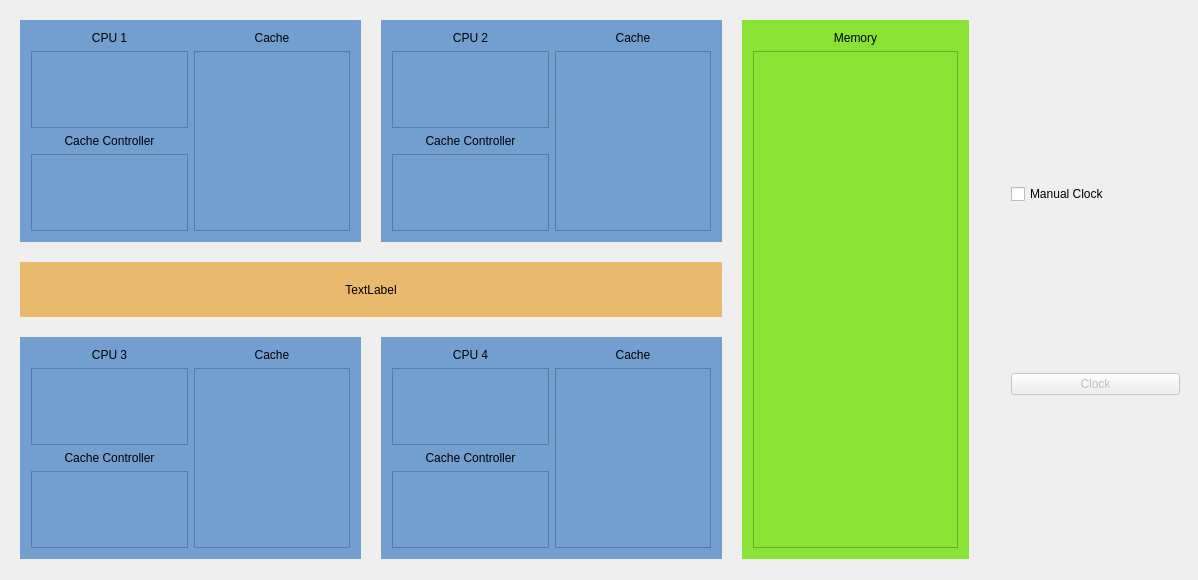
<?xml version="1.0" encoding="UTF-8"?>
<ui version="4.0">
 <class>MainWindow</class>
 <widget class="QMainWindow" name="MainWindow">
  <property name="geometry">
   <rect>
    <x>0</x>
    <y>0</y>
    <width>1198</width>
    <height>580</height>
   </rect>
  </property>
  <property name="windowTitle">
   <string>MainWindow</string>
  </property>
  <widget class="QWidget" name="centralWidget">
   <widget class="QWidget" name="gridLayoutWidget">
    <property name="geometry">
     <rect>
      <x>9</x>
      <y>9</y>
      <width>971</width>
      <height>561</height>
     </rect>
    </property>
    <layout class="QGridLayout" name="gridLayout" rowstretch="4,1,4" columnstretch="3,3,2">
     <property name="spacing">
      <number>20</number>
     </property>
     <item row="0" column="0">
      <widget class="QWidget" name="gridWidget_2" native="true">
       <property name="styleSheet">
        <string notr="true">background-color: rgb(114, 159, 207);</string>
       </property>
       <layout class="QGridLayout" name="gridLayout_2">
        <item row="0" column="0">
         <layout class="QVBoxLayout" name="verticalLayout_2">
          <item>
           <widget class="QLabel" name="label_2">
            <property name="sizePolicy">
             <sizepolicy hsizetype="Preferred" vsizetype="Fixed">
              <horstretch>0</horstretch>
              <verstretch>0</verstretch>
             </sizepolicy>
            </property>
            <property name="text">
             <string>CPU 1</string>
            </property>
            <property name="alignment">
             <set>Qt::AlignCenter</set>
            </property>
           </widget>
          </item>
          <item>
           <widget class="QListWidget" name="lv_cpu1">
            <property name="sizePolicy">
             <sizepolicy hsizetype="Ignored" vsizetype="Ignored">
              <horstretch>0</horstretch>
              <verstretch>0</verstretch>
             </sizepolicy>
            </property>
           </widget>
          </item>
         </layout>
        </item>
        <item row="1" column="0">
         <layout class="QVBoxLayout" name="verticalLayout_4">
          <item>
           <widget class="QLabel" name="label_3">
            <property name="sizePolicy">
             <sizepolicy hsizetype="Preferred" vsizetype="Fixed">
              <horstretch>0</horstretch>
              <verstretch>0</verstretch>
             </sizepolicy>
            </property>
            <property name="text">
             <string>Cache Controller</string>
            </property>
            <property name="alignment">
             <set>Qt::AlignCenter</set>
            </property>
           </widget>
          </item>
          <item>
           <widget class="QListWidget" name="lv_cc1">
            <property name="sizePolicy">
             <sizepolicy hsizetype="Ignored" vsizetype="Ignored">
              <horstretch>0</horstretch>
              <verstretch>0</verstretch>
             </sizepolicy>
            </property>
           </widget>
          </item>
         </layout>
        </item>
        <item row="0" column="1" rowspan="2">
         <layout class="QVBoxLayout" name="verticalLayout_3">
          <item>
           <widget class="QLabel" name="label">
            <property name="sizePolicy">
             <sizepolicy hsizetype="Preferred" vsizetype="Fixed">
              <horstretch>0</horstretch>
              <verstretch>0</verstretch>
             </sizepolicy>
            </property>
            <property name="text">
             <string>Cache</string>
            </property>
            <property name="alignment">
             <set>Qt::AlignCenter</set>
            </property>
           </widget>
          </item>
          <item>
           <widget class="QListWidget" name="lv_cache1">
            <property name="sizePolicy">
             <sizepolicy hsizetype="Ignored" vsizetype="Ignored">
              <horstretch>0</horstretch>
              <verstretch>0</verstretch>
             </sizepolicy>
            </property>
            <property name="font">
             <font>
              <family>Monospace</family>
              <pointsize>10</pointsize>
             </font>
            </property>
            <property name="selectionMode">
             <enum>QAbstractItemView::NoSelection</enum>
            </property>
           </widget>
          </item>
         </layout>
        </item>
       </layout>
      </widget>
     </item>
     <item row="1" column="0" colspan="2">
      <widget class="QWidget" name="horizontalWidget" native="true">
       <property name="styleSheet">
        <string notr="true">background-color: rgb(233, 185, 110);</string>
       </property>
       <layout class="QHBoxLayout" name="horizontalLayout">
        <item>
         <widget class="QLabel" name="lb_bus">
          <property name="text">
           <string>TextLabel</string>
          </property>
          <property name="alignment">
           <set>Qt::AlignCenter</set>
          </property>
         </widget>
        </item>
       </layout>
      </widget>
     </item>
     <item row="2" column="1">
      <widget class="QWidget" name="gridWidget_5" native="true">
       <property name="styleSheet">
        <string notr="true">background-color: rgb(114, 159, 207);</string>
       </property>
       <layout class="QGridLayout" name="gridLayout_8">
        <item row="0" column="0">
         <layout class="QVBoxLayout" name="verticalLayout_14">
          <item>
           <widget class="QLabel" name="label_10">
            <property name="sizePolicy">
             <sizepolicy hsizetype="Preferred" vsizetype="Fixed">
              <horstretch>0</horstretch>
              <verstretch>0</verstretch>
             </sizepolicy>
            </property>
            <property name="text">
             <string>CPU 4</string>
            </property>
            <property name="alignment">
             <set>Qt::AlignCenter</set>
            </property>
           </widget>
          </item>
          <item>
           <widget class="QListWidget" name="lv_cpu4">
            <property name="sizePolicy">
             <sizepolicy hsizetype="Ignored" vsizetype="Ignored">
              <horstretch>0</horstretch>
              <verstretch>0</verstretch>
             </sizepolicy>
            </property>
           </widget>
          </item>
         </layout>
        </item>
        <item row="1" column="0">
         <layout class="QVBoxLayout" name="verticalLayout_15">
          <item>
           <widget class="QLabel" name="label_11">
            <property name="sizePolicy">
             <sizepolicy hsizetype="Preferred" vsizetype="Fixed">
              <horstretch>0</horstretch>
              <verstretch>0</verstretch>
             </sizepolicy>
            </property>
            <property name="text">
             <string>Cache Controller</string>
            </property>
            <property name="alignment">
             <set>Qt::AlignCenter</set>
            </property>
           </widget>
          </item>
          <item>
           <widget class="QListWidget" name="lv_cc4">
            <property name="sizePolicy">
             <sizepolicy hsizetype="Ignored" vsizetype="Ignored">
              <horstretch>0</horstretch>
              <verstretch>0</verstretch>
             </sizepolicy>
            </property>
           </widget>
          </item>
         </layout>
        </item>
        <item row="0" column="1" rowspan="2">
         <layout class="QVBoxLayout" name="verticalLayout_16">
          <item>
           <widget class="QLabel" name="label_12">
            <property name="sizePolicy">
             <sizepolicy hsizetype="Preferred" vsizetype="Fixed">
              <horstretch>0</horstretch>
              <verstretch>0</verstretch>
             </sizepolicy>
            </property>
            <property name="text">
             <string>Cache</string>
            </property>
            <property name="alignment">
             <set>Qt::AlignCenter</set>
            </property>
           </widget>
          </item>
          <item>
           <widget class="QListWidget" name="lv_cache4">
            <property name="sizePolicy">
             <sizepolicy hsizetype="Ignored" vsizetype="Ignored">
              <horstretch>0</horstretch>
              <verstretch>0</verstretch>
             </sizepolicy>
            </property>
            <property name="font">
             <font>
              <family>Monospace</family>
              <pointsize>10</pointsize>
             </font>
            </property>
            <property name="selectionMode">
             <enum>QAbstractItemView::NoSelection</enum>
            </property>
           </widget>
          </item>
         </layout>
        </item>
       </layout>
      </widget>
     </item>
     <item row="0" column="1">
      <widget class="QWidget" name="gridWidget_3" native="true">
       <property name="styleSheet">
        <string notr="true">background-color: rgb(114, 159, 207);</string>
       </property>
       <layout class="QGridLayout" name="gridLayout_6">
        <item row="0" column="0">
         <layout class="QVBoxLayout" name="verticalLayout_8">
          <item>
           <widget class="QLabel" name="label_4">
            <property name="sizePolicy">
             <sizepolicy hsizetype="Preferred" vsizetype="Fixed">
              <horstretch>0</horstretch>
              <verstretch>0</verstretch>
             </sizepolicy>
            </property>
            <property name="text">
             <string>CPU 2</string>
            </property>
            <property name="alignment">
             <set>Qt::AlignCenter</set>
            </property>
           </widget>
          </item>
          <item>
           <widget class="QListWidget" name="lv_cpu2">
            <property name="sizePolicy">
             <sizepolicy hsizetype="Ignored" vsizetype="Ignored">
              <horstretch>0</horstretch>
              <verstretch>0</verstretch>
             </sizepolicy>
            </property>
           </widget>
          </item>
         </layout>
        </item>
        <item row="1" column="0">
         <layout class="QVBoxLayout" name="verticalLayout_9">
          <item>
           <widget class="QLabel" name="label_5">
            <property name="sizePolicy">
             <sizepolicy hsizetype="Preferred" vsizetype="Fixed">
              <horstretch>0</horstretch>
              <verstretch>0</verstretch>
             </sizepolicy>
            </property>
            <property name="text">
             <string>Cache Controller</string>
            </property>
            <property name="alignment">
             <set>Qt::AlignCenter</set>
            </property>
           </widget>
          </item>
          <item>
           <widget class="QListWidget" name="lv_cc2">
            <property name="sizePolicy">
             <sizepolicy hsizetype="Ignored" vsizetype="Ignored">
              <horstretch>0</horstretch>
              <verstretch>0</verstretch>
             </sizepolicy>
            </property>
           </widget>
          </item>
         </layout>
        </item>
        <item row="0" column="1" rowspan="2">
         <layout class="QVBoxLayout" name="verticalLayout_10">
          <item>
           <widget class="QLabel" name="label_6">
            <property name="sizePolicy">
             <sizepolicy hsizetype="Preferred" vsizetype="Fixed">
              <horstretch>0</horstretch>
              <verstretch>0</verstretch>
             </sizepolicy>
            </property>
            <property name="text">
             <string>Cache</string>
            </property>
            <property name="alignment">
             <set>Qt::AlignCenter</set>
            </property>
           </widget>
          </item>
          <item>
           <widget class="QListWidget" name="lv_cache2">
            <property name="sizePolicy">
             <sizepolicy hsizetype="Ignored" vsizetype="Ignored">
              <horstretch>0</horstretch>
              <verstretch>0</verstretch>
             </sizepolicy>
            </property>
            <property name="font">
             <font>
              <family>Monospace</family>
              <pointsize>10</pointsize>
             </font>
            </property>
            <property name="selectionMode">
             <enum>QAbstractItemView::NoSelection</enum>
            </property>
           </widget>
          </item>
         </layout>
        </item>
       </layout>
      </widget>
     </item>
     <item row="2" column="0">
      <widget class="QWidget" name="gridWidget_4" native="true">
       <property name="styleSheet">
        <string notr="true">background-color: rgb(114, 159, 207);</string>
       </property>
       <layout class="QGridLayout" name="gridLayout_7">
        <item row="0" column="0">
         <layout class="QVBoxLayout" name="verticalLayout_11">
          <item>
           <widget class="QLabel" name="label_7">
            <property name="sizePolicy">
             <sizepolicy hsizetype="Preferred" vsizetype="Fixed">
              <horstretch>0</horstretch>
              <verstretch>0</verstretch>
             </sizepolicy>
            </property>
            <property name="text">
             <string>CPU 3</string>
            </property>
            <property name="alignment">
             <set>Qt::AlignCenter</set>
            </property>
           </widget>
          </item>
          <item>
           <widget class="QListWidget" name="lv_cpu3">
            <property name="sizePolicy">
             <sizepolicy hsizetype="Ignored" vsizetype="Ignored">
              <horstretch>0</horstretch>
              <verstretch>0</verstretch>
             </sizepolicy>
            </property>
           </widget>
          </item>
         </layout>
        </item>
        <item row="1" column="0">
         <layout class="QVBoxLayout" name="verticalLayout_12">
          <item>
           <widget class="QLabel" name="label_8">
            <property name="sizePolicy">
             <sizepolicy hsizetype="Preferred" vsizetype="Fixed">
              <horstretch>0</horstretch>
              <verstretch>0</verstretch>
             </sizepolicy>
            </property>
            <property name="text">
             <string>Cache Controller</string>
            </property>
            <property name="alignment">
             <set>Qt::AlignCenter</set>
            </property>
           </widget>
          </item>
          <item>
           <widget class="QListWidget" name="lv_cc3">
            <property name="sizePolicy">
             <sizepolicy hsizetype="Ignored" vsizetype="Ignored">
              <horstretch>0</horstretch>
              <verstretch>0</verstretch>
             </sizepolicy>
            </property>
           </widget>
          </item>
         </layout>
        </item>
        <item row="0" column="1" rowspan="2">
         <layout class="QVBoxLayout" name="verticalLayout_13">
          <item>
           <widget class="QLabel" name="label_9">
            <property name="sizePolicy">
             <sizepolicy hsizetype="Preferred" vsizetype="Fixed">
              <horstretch>0</horstretch>
              <verstretch>0</verstretch>
             </sizepolicy>
            </property>
            <property name="text">
             <string>Cache</string>
            </property>
            <property name="alignment">
             <set>Qt::AlignCenter</set>
            </property>
           </widget>
          </item>
          <item>
           <widget class="QListWidget" name="lv_cache3">
            <property name="sizePolicy">
             <sizepolicy hsizetype="Ignored" vsizetype="Ignored">
              <horstretch>0</horstretch>
              <verstretch>0</verstretch>
             </sizepolicy>
            </property>
            <property name="font">
             <font>
              <family>Monospace</family>
              <pointsize>10</pointsize>
             </font>
            </property>
            <property name="selectionMode">
             <enum>QAbstractItemView::NoSelection</enum>
            </property>
           </widget>
          </item>
         </layout>
        </item>
       </layout>
      </widget>
     </item>
     <item row="0" column="2" rowspan="3">
      <widget class="QWidget" name="verticalWidget" native="true">
       <property name="styleSheet">
        <string notr="true">background-color: rgb(138, 226, 52);</string>
       </property>
       <layout class="QVBoxLayout" name="verticalLayout">
        <item>
         <widget class="QLabel" name="label_13">
          <property name="text">
           <string>Memory</string>
          </property>
          <property name="alignment">
           <set>Qt::AlignCenter</set>
          </property>
         </widget>
        </item>
        <item>
         <widget class="QListWidget" name="lv_memory">
          <property name="selectionMode">
           <enum>QAbstractItemView::NoSelection</enum>
          </property>
         </widget>
        </item>
       </layout>
      </widget>
     </item>
    </layout>
   </widget>
   <widget class="QWidget" name="verticalLayoutWidget">
    <property name="geometry">
     <rect>
      <x>1000</x>
      <y>10</y>
      <width>191</width>
      <height>561</height>
     </rect>
    </property>
    <layout class="QVBoxLayout" name="verticalLayout_5">
     <item>
      <widget class="QCheckBox" name="cb_clk">
       <property name="text">
        <string>Manual Clock</string>
       </property>
      </widget>
     </item>
     <item>
      <widget class="QPushButton" name="btn_clk">
       <property name="enabled">
        <bool>false</bool>
       </property>
       <property name="sizePolicy">
        <sizepolicy hsizetype="Minimum" vsizetype="Fixed">
         <horstretch>0</horstretch>
         <verstretch>0</verstretch>
        </sizepolicy>
       </property>
       <property name="layoutDirection">
        <enum>Qt::LeftToRight</enum>
       </property>
       <property name="autoFillBackground">
        <bool>false</bool>
       </property>
       <property name="text">
        <string>Clock</string>
       </property>
      </widget>
     </item>
    </layout>
   </widget>
  </widget>
 </widget>
 <layoutdefault spacing="6" margin="11"/>
 <resources/>
 <connections/>
</ui>
